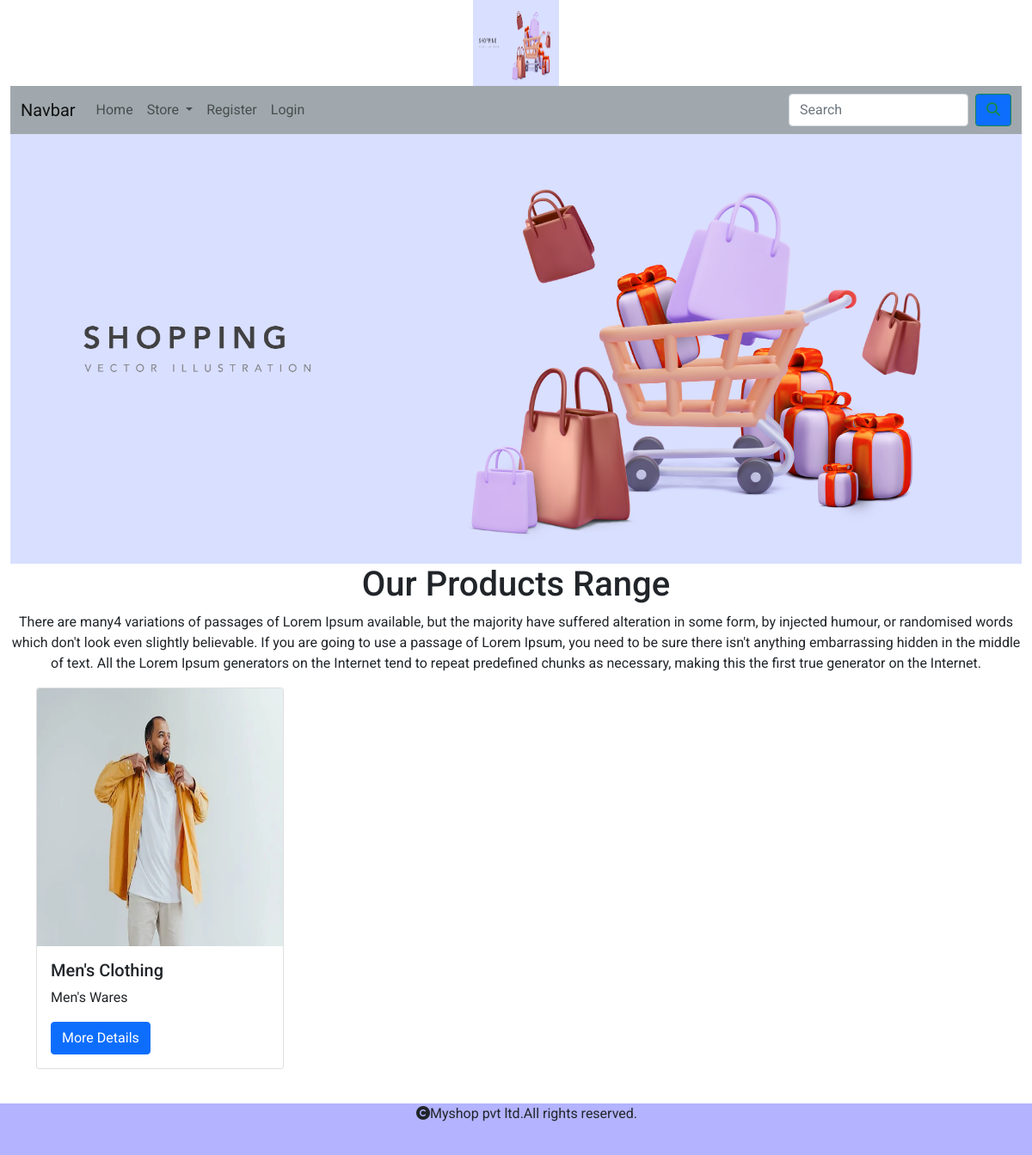
The page / on the database its author committed.
### shop/models.py (models this page shows, shortened)
class Category(models.Model):
    name = models.CharField(max_length=250, unique=True)
    slug = models.SlugField(max_length=250, unique=True)
    description = models.TextField(blank=True)
    image = models.FileField(upload_to='shop/category',null=True,blank=True)

### shop/views.py (the view)
# urls.py: path('',views.category,name='category'),
def category(request):
    p=Category.objects.all()
    return render(request,'category.html',{'c': p})

### shop/context_processors.py (called while the page is built)
def menu_links(request):
    links=Category.objects.all()
    return{'links':links}

### templates/category.html
{% extends 'base.html'%}
{% load static %}
{% block content %}
<div>
    <img src="{% static 'img/banner.jpg'%}" style="width:100%; height:500px;">
</div>
<div>
    <center><h1 class="text-center">Our Products Range</h1>
        <p class="text-justify">There are many4 variations of passages of Lorem Ipsum available,
            but the majority have suffered alteration in some form, by injected humour, or randomised
            words which don't look even slightly believable. If you are going to use a passage of Lorem Ipsum,
            you need to be sure there isn't anything embarrassing hidden in the middle of text.
            All the Lorem Ipsum generators on the Internet tend to repeat predefined chunks as necessary,
            making this the first true generator on the Internet.</p>
    </center>
</div>
<div class="container" style="margin-bottom:100px;" >
<div class="row">
    {% for i in c %}
        <div class="col-sm-6">
           <div class="card" style="width: 18rem;">
                  <img src="{{i.image.url}}" class="card-img-top" style="height:300px; width:auto;"  alt="...">
                  <div class="card-body">
                    <h5 class="card-title">{{i.name}}</h5>
                    <p class="card-text">{{i.description}}</p>
                    <a href="{% url 'shop:products' i.slug %}" class="btn btn-primary">More Details</a>
                  </div>
           </div>
        </div>
    {% endfor %}
</div>
</div>
{% endblock %}

### static/css/custom.css (style rules this page uses)
body { font-family: 'Roboto', sans-serif; }

### rows shown on the page
Category: image (picture), name "Men's Clothing", description "Men's Wares"
